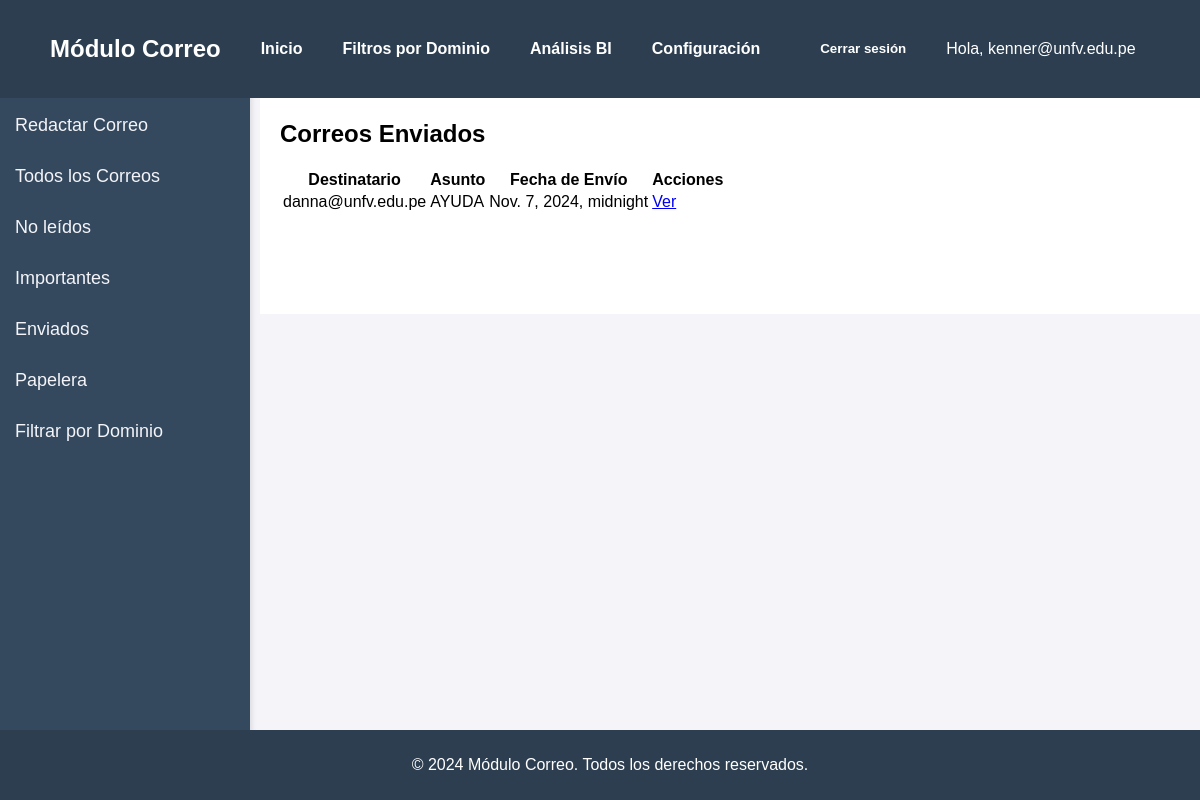
The page /home/correos-enviados/ (signed in) on the database as committed earlier.
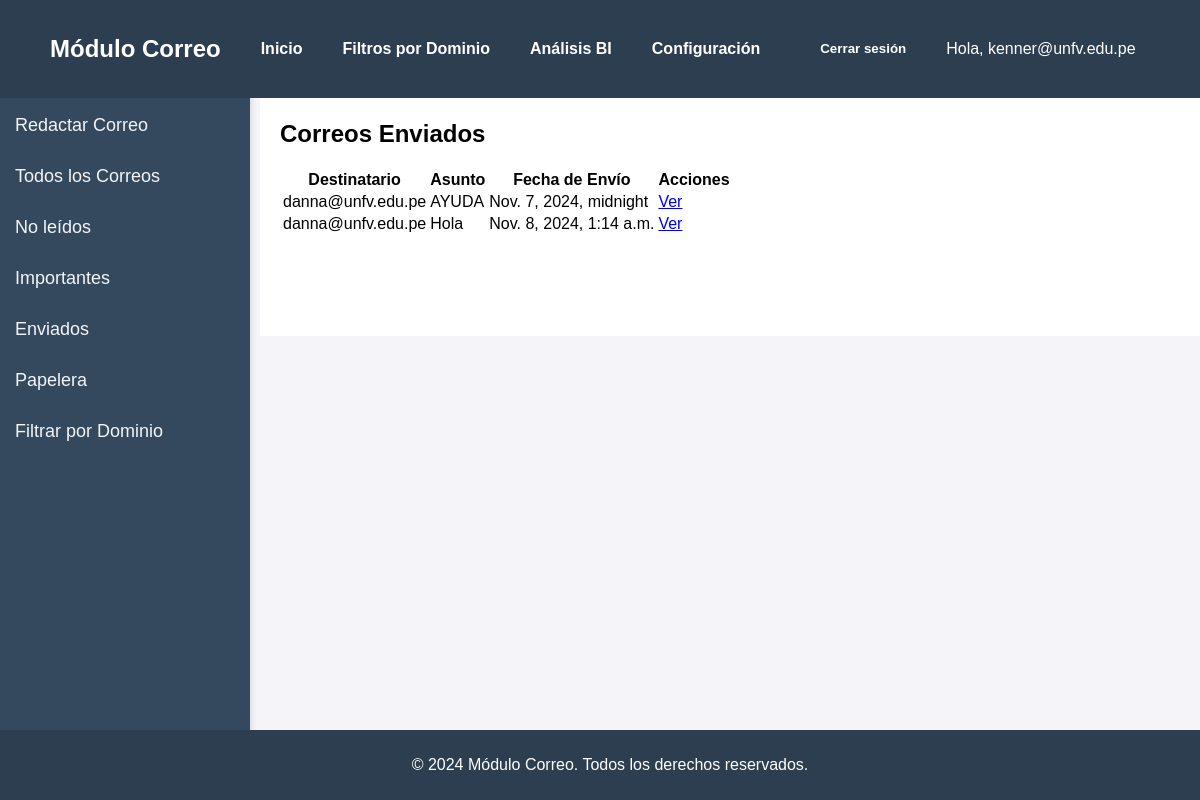
The same page on the database as committed later.
### emails/models.py (models this page shows, shortened)
class Correo(models.Model):
    remitente = models.ForeignKey(User, on_delete=models.CASCADE, related_name="enviados")
    destinatario = models.ForeignKey(User, on_delete=models.CASCADE, related_name="correos_recibidos")  # Mantienes la relación ManyToMany
    asunto = models.CharField(max_length=200)
    contenido = models.TextField()
    fecha_envio = models.DateTimeField(auto_now_add=True)
    eliminado_por_remitente = models.BooleanField(default=False)  # Nuevo campo
    eliminado_por_destinatario = models.BooleanField(default=False)

### emails/views.py (the view)
# urls.py: path('correos-enviados/', views.correos_enviados_view, name='correos_enviados'),
@login_required
def correos_enviados_view(request):
    correos_enviados = Correo.objects.filter(remitente=request.user)
    return render(request, 'emails/correos_enviados.html', {'correos_enviados': correos_enviados})

### Templates/emails/correos_enviados.html
{% extends 'emails/base.html' %}
{% block content %}
<h2>Correos Enviados</h2>
{% if correos_enviados %}
    <table>
        <thead>
            <tr>
                <th>Destinatario</th>
                <th>Asunto</th>
                <th>Fecha de Envío</th>
                <th>Acciones</th>
            </tr>
        </thead>
        <tbody>
            {% for correo in correos_enviados %}
                <tr>
                    <td>{{ correo.destinatario }}</td>
                    <td>{{ correo.asunto }}</td>
                    <td>{{ correo.fecha_envio }}</td>
                    <td>
                        <a href="{% url 'ver_correo' correo.id %}">Ver</a>
                    </td>
                </tr>
            {% endfor %}
        </tbody>
    </table>
{% else %}
    <p>No has enviado ningún correo.</p>
{% endif %}
{% endblock %}

### Templates/emails/base.html (shortened to what this page needs)
<!DOCTYPE html>
<html lang="es">
<head>
</head>
<body>
    <div class="navbar">
        <div class="logo">
            <h2>Módulo Correo</h2>
        </div>
        <a href="{% url 'inbox' %}">Inicio</a>
        <a href="#">Filtros por Dominio</a>
        <a href="#">Análisis BI</a>
        <a href="#">Configuración</a>
        <form action="{% url 'logout' %}" method="post" style="display: inline;">
            <button type="submit">Cerrar sesión</button>
        </form>
        <span class="user-info">Hola, {{ user.username }}</span>
    </div>
    <div class="sidebar">
        <a href="{%url 'redactar_correo'%}">Redactar Correo</a>
        <a href="{% url 'inbox' %}">Todos los Correos</a>
        <a href="#">No leídos</a>
        <a href="#">Importantes</a>
        <a href="{% url 'correos_enviados' %}">Enviados</a>
        <a href="{% url 'correos_eliminados' %}">Papelera</a>
        <a href="#">Filtrar por Dominio</a>
    </div>
    <div class="main-content">
        {% block content %}{% endblock %}
    </div>
    <footer>
        <p>&copy; 2024 Módulo Correo. Todos los derechos reservados.</p>
    </footer>
</body>
</html>

### Templates/emails/base.html (style rules this page uses)
body { font-family: Arial, sans-serif; margin: 0; padding: 0; background-color: #f4f4f9; }
.navbar { background-color: #2c3e50; color: white; padding: 15px 50px; display: flex; justify-content: flex-start; align-items: center; gap: 20px; position: fixed; top: 0; width: 100%; z-index: 1; }
.navbar .logo { margin-right: 20px; }
.navbar a, .navbar button { color: white; text-decoration: none; font-weight: bold; background: none; border: none; cursor: pointer; }
.navbar a { margin-right: 20px; }
.sidebar { width: 250px; background-color: #34495e; position: fixed; top: 80px; left: 0; height: calc(100% - 80px); padding-top: 20px; box-shadow: 2px 0 5px rgba(0, 0, 0, 0.1); }
.sidebar a { padding: 15px; text-decoration: none; font-size: 18px; color: #f4f4f9; display: block; }
.main-content { margin-left: 260px; padding: 100px 20px; background-color: white; }
button { padding: 10px 20px; background-color: #2c3e50; color: white; border: none; border-radius: 5px; cursor: pointer; }
footer { text-align: center; padding: 10px; background-color: #2c3e50; color: white; position: fixed; bottom: 0; width: 100%; }

Rows that differ between the two databases and show on the page:
added Correo: destinatario "danna@unfv.edu.pe", asunto "Hola", fecha_envio "Nov. 8, 2024, 1:14 a.m."
